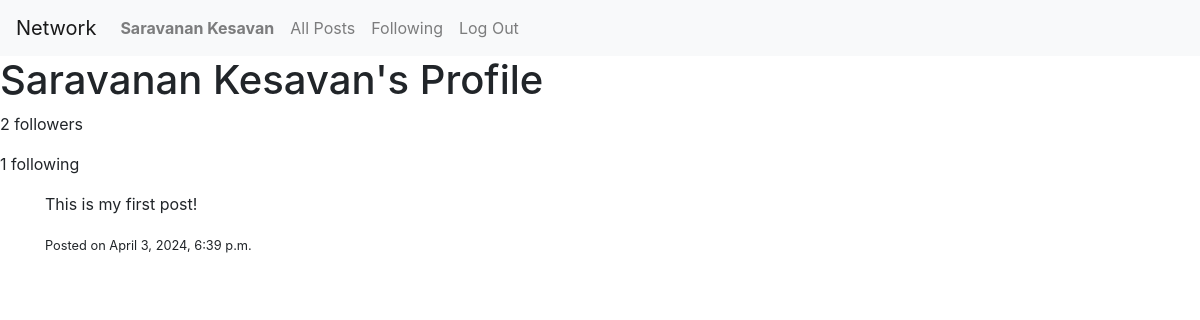
The app's page /profile/Saravanan Kesavan (signed in), older data.
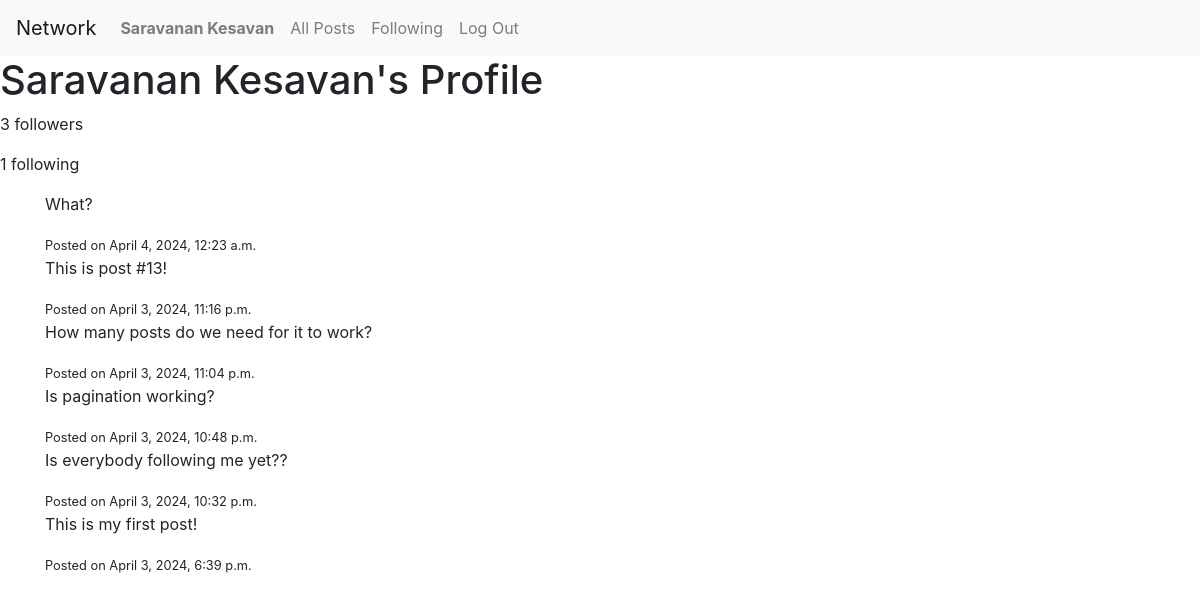
The same page, newer data.
### network/models.py (models this page shows, shortened)
class User(AbstractUser):
    followers = models.ManyToManyField('self', symmetrical=False, related_name='following', blank=True)

class Post(models.Model):
    content = models.TextField()
    creator = models.ForeignKey(User, on_delete=models.CASCADE, related_name="posts")
    timestamp = models.DateTimeField(auto_now_add=True)
    likes = models.ManyToManyField(User, related_name="liked_posts", blank=True)

### network/views.py (the view)
# urls.py: path("profile/<str:username>", views.profile, name="profile"),
@login_required
def profile(request, username):
    profile_user = get_object_or_404(User, username=username)
    posts_list = profile_user.posts.all().order_by('-timestamp')
    paginator = Paginator(posts_list, 10)  # Show 10 posts per page
    page_number = request.GET.get('page')
    posts = paginator.get_page(page_number)
    followers = profile_user.followers.count()
    following = profile_user.following.count()
    is_following = request.user.is_authenticated and profile_user.followers.filter(id=request.user.id).exists()
    return render(request, 'network/profile.html', {
        'profile_user': profile_user,
        'posts': posts,
        'followers': followers,
        'following': following,
        'is_following': is_following,
    })

### network/templates/network/profile.html (shortened to what this page needs)
{% extends "network/layout.html" %}
{% block body %}
    <h1>{{ profile_user.username }}'s Profile</h1>
    <p>{{ followers }} followers</p>
    <p>{{ following }} following</p>
    <div class="container">
        {% for post in posts %}
            <div class="post">
                <p>{{ post.content }}</p>
                <small>Posted on {{ post.timestamp }}</small>
            </div>
        {% endfor %}
    </div>
{% endblock %}

### network/templates/network/layout.html (shortened to what this page needs)
{% load static %}
<!DOCTYPE html>
<html lang="en">
    <head>
        <link rel="stylesheet" href="https://stackpath.bootstrapcdn.com/bootstrap/4.4.1/css/bootstrap.min.css">
        <link href="{% static 'network/styles.css' %}" rel="stylesheet">
    </head>
    <body>
        <nav class="navbar navbar-expand-lg navbar-light bg-light">
            <a class="navbar-brand" href="{% url 'index' %}">Network</a>
            <div>
              <ul class="navbar-nav mr-auto">
                {% if user.is_authenticated %}
                    <li class="nav-item">
                        <a class="nav-link" href="{% url 'profile' username=user.username %}"><strong>{{ user.username }}</strong></a>
                    </li>
                {% endif %}
                {% if user.is_authenticated %}
                    <li class="nav-item">
                        <a class="nav-link" href="{% url 'index' %}">All Posts</a>
                    </li>
                    <li class="nav-item">
                        <a class="nav-link" href="{% url 'following' %}">Following</a>
                    </li>
                    <li class="nav-item">
                        <a class="nav-link" href="{% url 'logout' %}">Log Out</a>
                    </li>
                {% endif %}
              </ul>
            </div>
          </nav>
        {% block body %}
        {% endblock %}
    </body>
</html>

Row changes from the older to the newer data that the page shows:
added Post: content "What?", timestamp "April 4, 2024, 12:23 a.m."
added Post: content "This is post #13!", timestamp "April 3, 2024, 11:16 p.m."
added Post: content "How many posts do we need for it to work?", timestamp "April 3, 2024, 11:04 p.m."
added Post: content "Is pagination working?", timestamp "April 3, 2024, 10:48 p.m."
added Post: content "Is everybody following me yet??", timestamp "April 3, 2024, 10:32 p.m."
Text that changed along with them:
{{ followers }}: "2" → "3"
